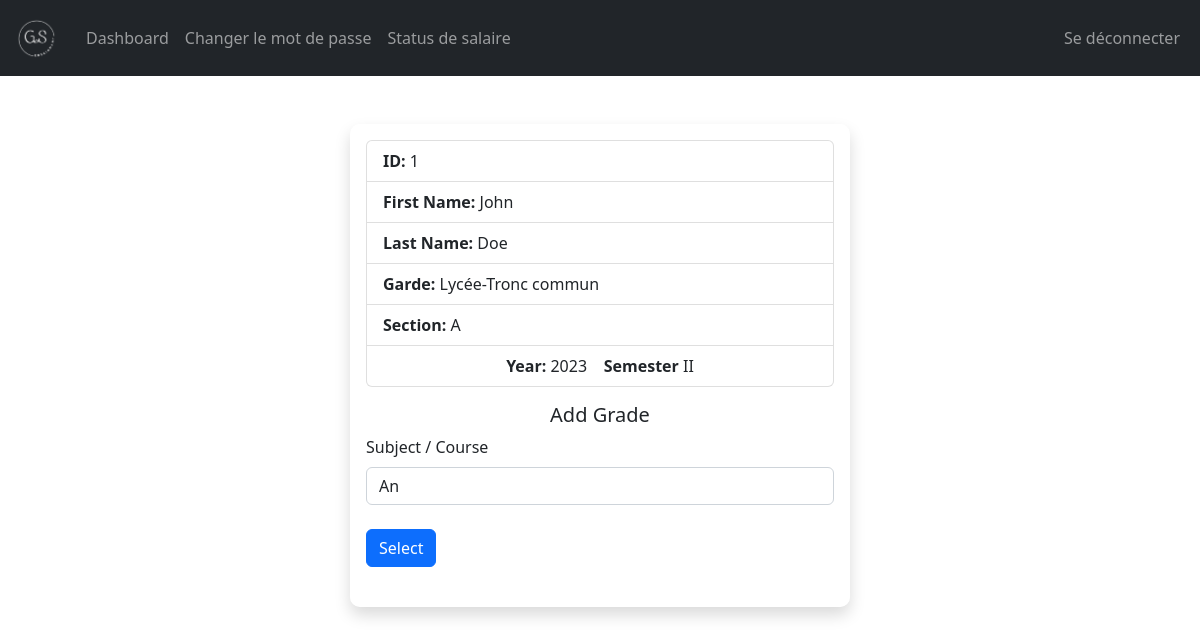
The app's page /Teacher/student-grade.php?student_id=1 (signed in) with its own data.
### tables this page shows
CREATE TABLE `students` (
  `student_id` int(11) NOT NULL,
  `username` varchar(127) NOT NULL,
  `password` varchar(255) NOT NULL,
  `fname` varchar(127) NOT NULL,
  `lname` varchar(255) NOT NULL,
  `grade` int(11) NOT NULL,
  `section` int(11) NOT NULL,
  `address` varchar(31) NOT NULL,
  `gender` varchar(7) NOT NULL,
  `email_address` varchar(255) NOT NULL,
  `date_of_birth` date NOT NULL,
  `date_of_joined` timestamp NULL DEFAULT current_timestamp(),
  `parent_fname` varchar(127) NOT NULL,
  `parent_lname` varchar(127) NOT NULL,
  `parent_phone_number` varchar(31) NOT NULL
);

CREATE TABLE `grades` (
  `grade_id` int(11) NOT NULL,
  `grade` varchar(31) NOT NULL,
  `grade_code` varchar(7) NOT NULL
);

CREATE TABLE `section` (
  `section_id` int(11) NOT NULL,
  `section` varchar(7) NOT NULL
);

CREATE TABLE `setting` (
  `id` int(11) NOT NULL,
  `current_year` int(11) NOT NULL,
  `current_semester` varchar(11) NOT NULL,
  `school_name` varchar(100) NOT NULL,
  `slogan` varchar(300) NOT NULL,
  `about` text NOT NULL
);

### Teacher/data/student.php (called while the page is built, shortened)
<?php
function getStudentById($id, $conn){
   $sql = "SELECT * FROM students
           WHERE student_id=?";
   $stmt = $conn->prepare($sql);
   $stmt->execute([$id]);
   if ($stmt->rowCount() == 1) {
     $student = $stmt->fetch();
     return $student;
   }else {
    return 0;
   }
}

### Teacher/data/setting.php (called while the page is built)
<?php
function getSetting($conn){
   $sql = "SELECT * FROM setting";
   $stmt = $conn->prepare($sql);
   $stmt->execute();
   if ($stmt->rowCount() == 1) {
     $settings = $stmt->fetch();
     return $settings;
   }else {
    return 0;
   }
}

### Teacher/data/subject.php (called while the page is built, shortened)
<?php
function getSubjectByGrade($grade, $conn){
   $sql = "SELECT * FROM subjects
           WHERE grade=?";
   $stmt = $conn->prepare($sql);
   $stmt->execute([$grade]);
   if ($stmt->rowCount() > 0) {
     $subject = $stmt->fetchAll();
     return $subject;
   }else {
    return 0;
   }
}
 ?>

### Teacher/data/teacher.php (called while the page is built)
<?php
function getTeacherById($teacher_id, $conn){
   $sql = "SELECT * FROM teachers
           WHERE teacher_id=?";
   $stmt = $conn->prepare($sql);
   $stmt->execute([$teacher_id]);
   if ($stmt->rowCount() == 1) {
     $teacher = $stmt->fetch();
     return $teacher;
   }else {
    return 0;
   }
}

### Teacher/data/grade.php (called while the page is built, shortened)
<?php
function getGradeById($grade_id, $conn){
   $sql = "SELECT * FROM grades
           WHERE grade_id=?";
   $stmt = $conn->prepare($sql);
   $stmt->execute([$grade_id]);
   if ($stmt->rowCount() == 1) {
     $grade = $stmt->fetch();
     return $grade;
   }else {
    return 0;
   }
}

### Teacher/data/section.php (called while the page is built, shortened)
<?php
function getSectioById($section_id, $conn){
   $sql = "SELECT * FROM section
           WHERE section_id=?";
   $stmt = $conn->prepare($sql);
   $stmt->execute([$section_id]);
   if ($stmt->rowCount() == 1) {
     $section = $stmt->fetch();
     return $section;
   }else {
    return 0;
   }
}

### Teacher/student-grade.php (the view, shortened to what this page needs)
<?php
if (isset($_SESSION['teacher_id']) &&
    isset($_SESSION['role'])) {
    if ($_SESSION['role'] == 'Teacher') {
       include "../DB_connection.php";
       include "data/student.php";
       include "data/grade.php";
       include "data/class.php";
       include "data/section.php";
       include "data/setting.php";
       include "data/subject.php";
       include "data/teacher.php";
       $student_id = $_GET['student_id'];
       $student = getStudentById($student_id, $conn);
       $setting = getSetting($conn);
       $subjects = getSubjectByGrade($student['grade'], $conn);
       $teacher_id = $_SESSION['teacher_id'];
       $teacher = getTeacherById($teacher_id, $conn);
       $teacher_subjects = str_split(trim($teacher['subjects']));
       $ssubject_id = 0;
 ?>
<!DOCTYPE html>
<html lang="en">
<head>
	<link rel="stylesheet" href="https://cdn.jsdelivr.net/npm/bootstrap@5.2.0/dist/css/bootstrap.min.css">
	<link rel="stylesheet" href="../css/style.css">
  <link rel="stylesheet" href="https://cdnjs.cloudflare.com/ajax/libs/font-awesome/4.7.0/css/font-awesome.min.css">
</head>
<body>
    <?php
    include "inc/navbar.php";
        if ($student != 0 && $setting !=0 && $subjects !=0 && $teacher_subjects != 0) {
     ?>
     <div class="d-flex align-items-center flex-column"><br><br>
        <div class="login shadow p-3">
        <form method="post"
              action="">
            <div class="mb-3">
                <ul class="list-group">
                    <li class="list-group-item"><b>ID: </b> <?php echo $student['student_id'] ?></li>
                  <li class="list-group-item"><b>First Name: </b> <?php echo $student['fname'] ?></li>
                  <li class="list-group-item"><b>Last Name: </b> <?php echo $student['lname'] ?></li>
                  <li class="list-group-item"><b>Garde: </b>
                    <?php  $g = getGradeById($student['grade'], $conn);
                        echo $g['grade_code'].'-'.$g['grade'];
                    ?>
                  </li>
                  <li class="list-group-item"><b>Section: </b>
                    <?php  $s = getSectioById($student['section'], $conn);
                        echo $s['section'];
                    ?>
                  </li>
                  <li class="list-group-item text-center"><b>Year: </b> <?php echo $setting['current_year']; ?> &nbsp;&nbsp;&nbsp;<b>Semester</b> <?php echo $setting['current_semester']; ?></li>
                </ul>
            </div>
            <h5 class="text-center">Add Grade</h5>
         <label class="form-label">Subject / Course</label>
            <select class="form-control"
                    name="ssubject_id">
                    <?php foreach($subjects as $subject){
                        foreach($teacher_subjects as $teacher_subject){
                            if($subject['subject_id'] == $teacher_subject){ ?>
                       <option <?php if($ssubject_id == $subject['subject_id']){echo "selected";} ?>
                           value="<?php echo $subject['subject_id'] ?>">
                        <?php echo $subject['subject_code'] ?></option>
                    <?php }   }
                        } ?>
            </select><br>
            <button type="submit" class="btn btn-primary">Select</button><br><br>
        </form>
        </div>
        </div>
     <?php
         }else{
            header("Location: students.php");
            exit;
         }
     ?>
</body>
</html>
<?php
  }else {
    header("Location: ../login.php");
    exit;
  }
}else {
	header("Location: ../login.php");
	exit;
}
?>

### css/style.css (style rules this page uses)
.login { max-width: 500px; width: 90%; background: rgba(255,255,255, 0.5); padding: 10px; border-radius: 10px; }

### records on screen
students: student_id "1", fname "John", lname "Doe"
grades: grade_code "Lycée", grade "Tronc commun"
section: section "A"
setting: current_year "2023", current_semester "II"

### other values on screen
form field ssubject_id "An"
